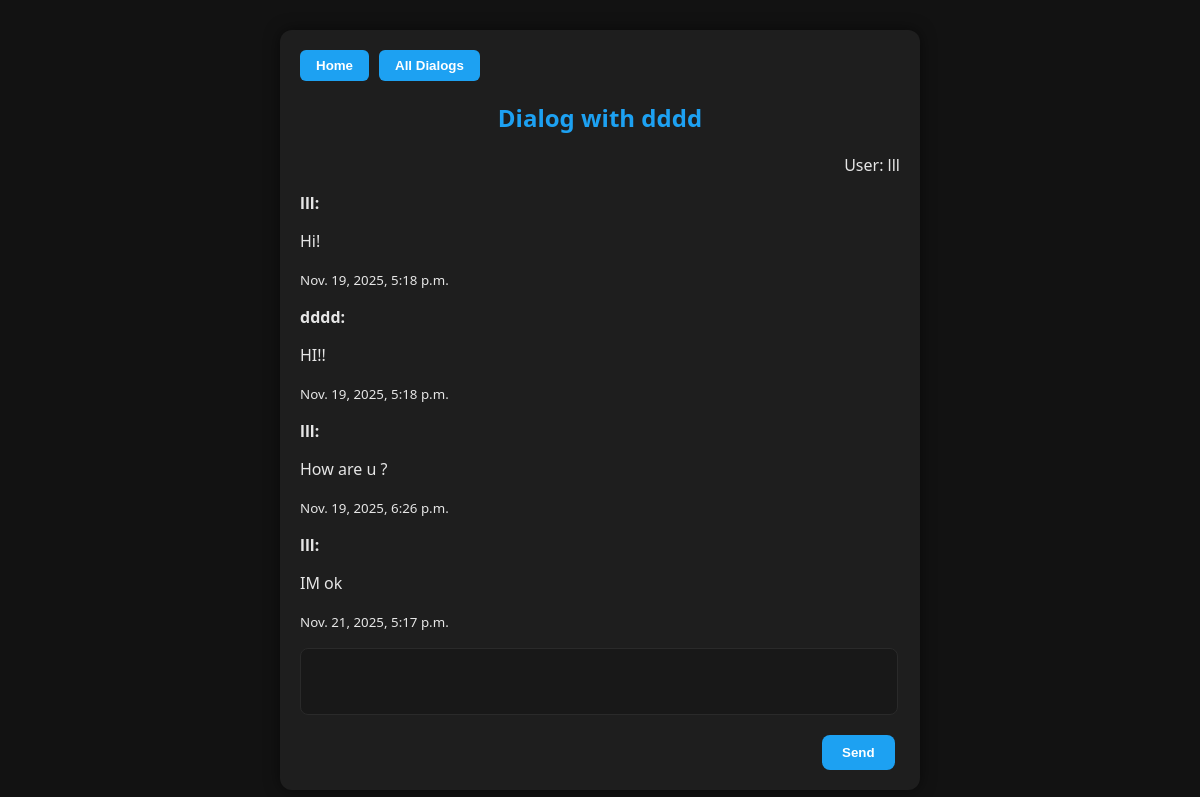
The app's page /messages/2/ (signed in) with its own data.
### main/models.py (models this page shows, shortened)
class Message(models.Model):
    sender = models.ForeignKey(settings.AUTH_USER_MODEL, on_delete=models.CASCADE, related_name='sent_messages')
    receiver = models.ForeignKey(settings.AUTH_USER_MODEL, on_delete=models.CASCADE, related_name='received_messages')
    content = models.TextField()
    timestamp = models.DateTimeField(auto_now_add=True)
    class Meta:
        ordering = ['timestamp']

### main/views.py (the view)
# urls.py: path('messages/<int:user_id>/', views.dialog, name='dialog'),
@login_required
def dialog(request, user_id):
    other = get_object_or_404(User, id=user_id)
    current = request.user
    msgs = Message.objects.filter(
        (Q(sender=current) & Q(receiver=other)) |
        (Q(sender=other) & Q(receiver=current))
    ).order_by('timestamp')
    return render(request, 'main/dialog.html', {
        'messages': msgs,
        'other': other
    })

### main/templates/main/dialog.html (shortened to what this page needs)
{% load static %}
<!DOCTYPE html>
<html lang="en">
<head>
    <link rel="stylesheet" href="{% static 'main/css/dialog.css' %}">
</head>
<body>
    <div class="container">
        <div class="navigation-buttons">
            <a href="{% url 'home' %}"><button type="button">Home</button></a>
            <a href="{% url 'dialogs' %}"><button name="All_dialogs" type="button">All Dialogs</button></a>
        </div>
        <h2>Dialog with {{ other.username }}</h2>
        <p class="username">User: {{ user.username }}</p>
        <div name="mesages" >
            {% for m in messages %}
                <p>
                    <strong>{{ m.sender.username }}:</strong>
                    <p name="message">{{ m.content }}</p>
                    <small>{{ m.timestamp }}</small>
                </p>
            {% empty %}
                <p>No messages yet.</p>
            {% endfor %}
        </div>
        <form action="{% url 'send_message' other.id %}" method="POST">
            <textarea name="content" rows="3"></textarea>
            <button type="submit">Send</button>
        </form>
    </div>
</body>
</html>

### main/static/main/css/dialog.css (style rules this page uses)
:root { --bg-color: #121212; --card-color: #1e1e1e; --text-color: #e6e6e6; --accent: #1da1f2; --border-color: #2a2a2a; }
body { background-color: var(--bg-color); color: var(--text-color); font-family: 'Segoe UI', Roboto, sans-serif; margin: 0; padding: 0; }
.container { width: 600px; margin: 30px auto; background: var(--card-color); border-radius: 12px; padding: 20px; box-shadow: 0 0 15px rgba(0,0,0,0.5); }
h2 { text-align: center; color: var(--accent); margin-bottom: 20px; }
.navigation-buttons { display: flex; justify-content: flex-start; gap: 10px; margin-bottom: 15px; }
.navigation-buttons button { background: var(--accent); border: none; color: white; padding: 8px 16px; border-radius: 6px; cursor: pointer; font-weight: bold; transition: background 0.2s; }
form textarea { width: 96%; border-radius: 8px; border: 1px solid var(--border-color); background-color: #181818; color: var(--text-color); padding: 10px; resize: none; margin-bottom: 10px; }
form button { margin-top: 5px; margin-left: 522px; background: var(--accent); border: none; color: white; padding: 10px 20px; border-radius: 8px; cursor: pointer; font-weight: bold; transition: background 0.2s; }
.username { text-align: right; }

### records on screen
Message: sender.username "lll", content "Hi!", timestamp "Nov. 19, 2025, 5:18 p.m."
Message: sender.username "dddd", content "HI!!", timestamp "Nov. 19, 2025, 5:18 p.m."
Message: sender.username "lll", content "How are u ?", timestamp "Nov. 19, 2025, 6:26 p.m."
Message: sender.username "lll", content "IM ok", timestamp "Nov. 21, 2025, 5:17 p.m."

### other values on screen
{{ other.username }} "dddd"
{{ user.username }} "lll"
